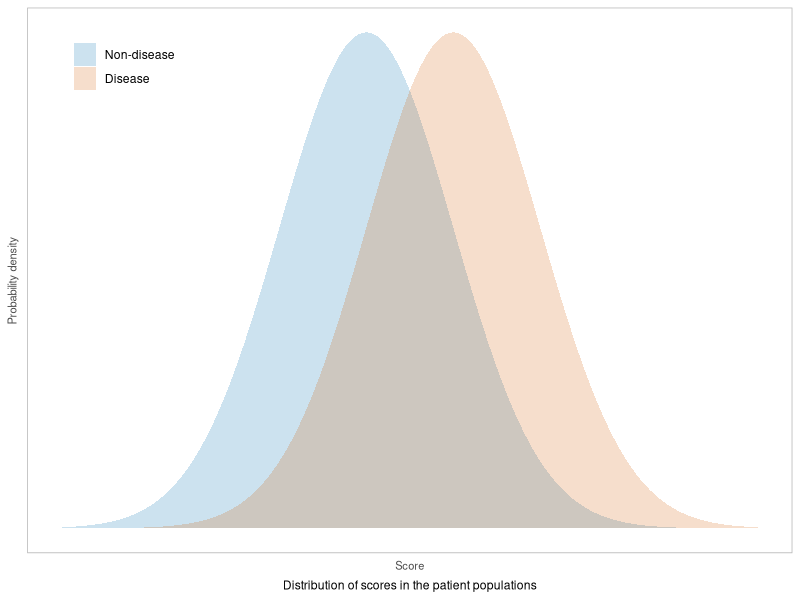
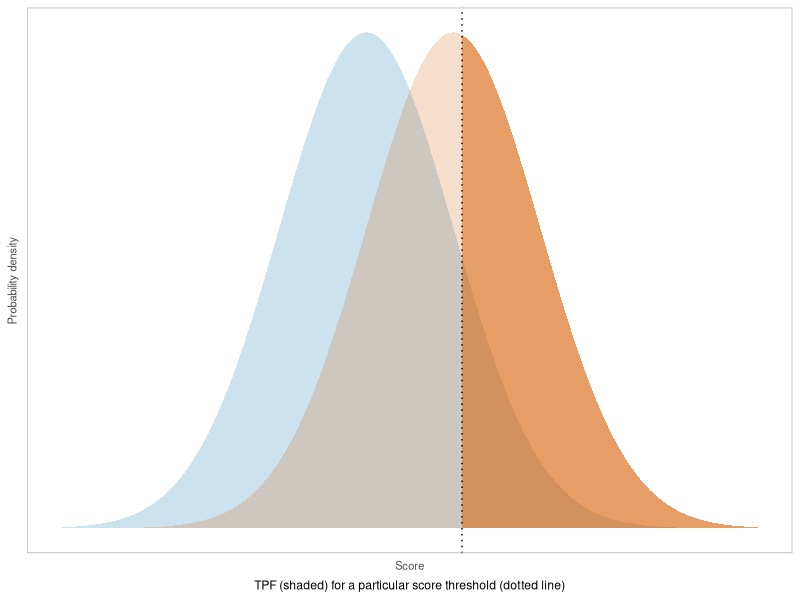
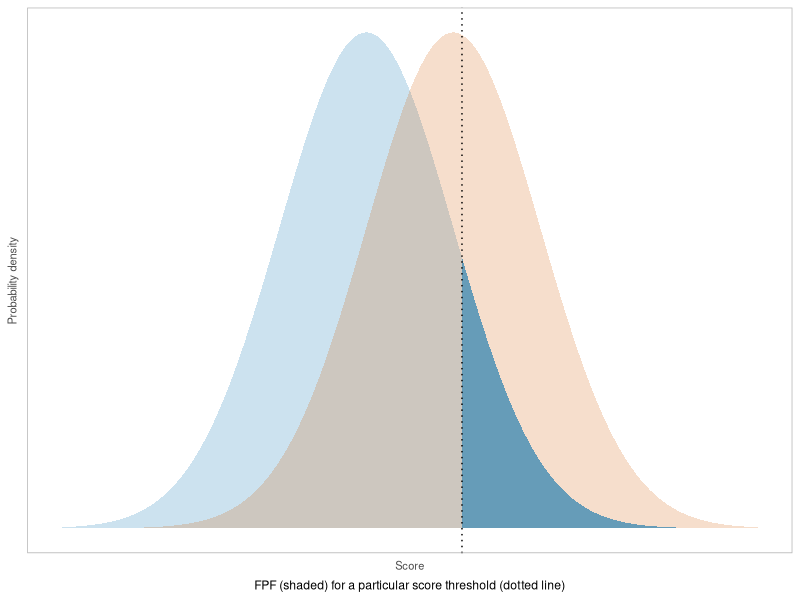
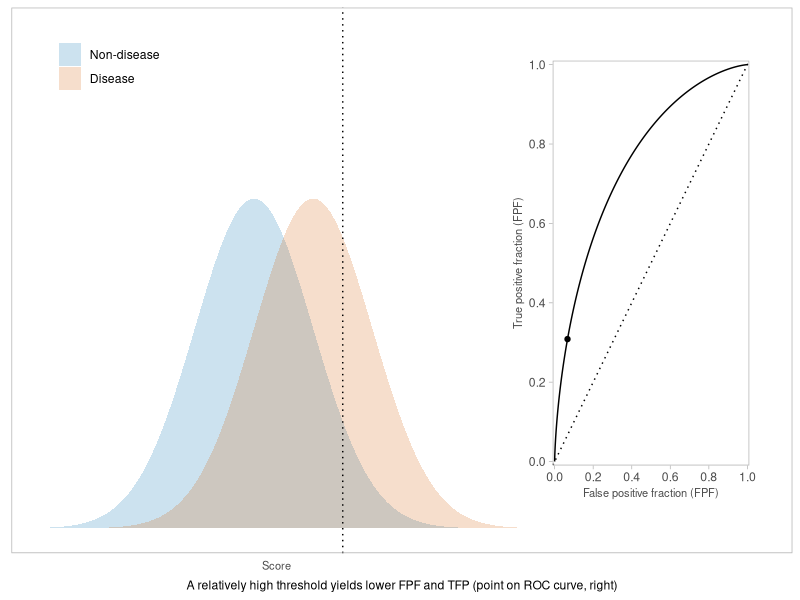
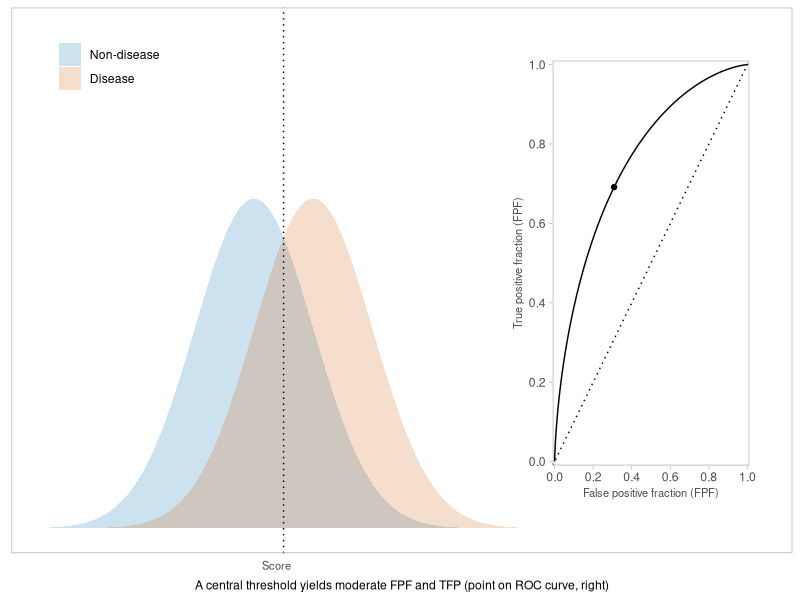
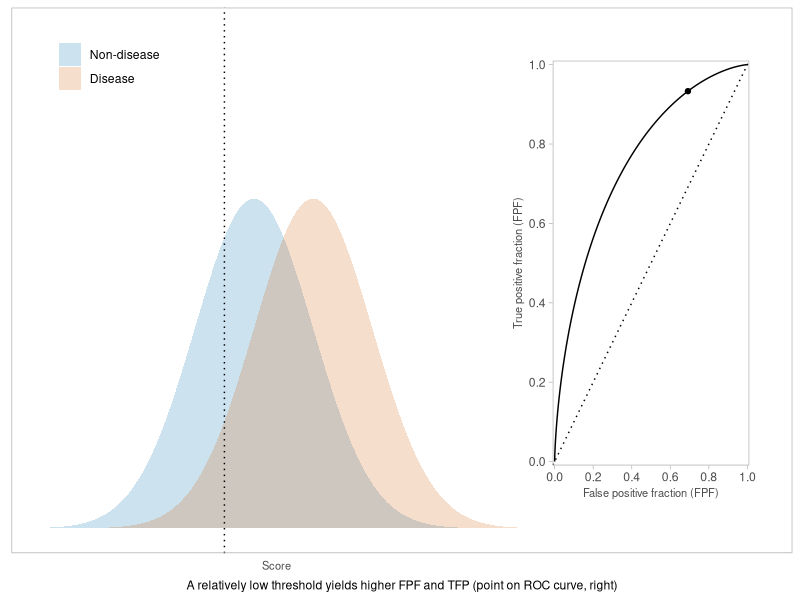
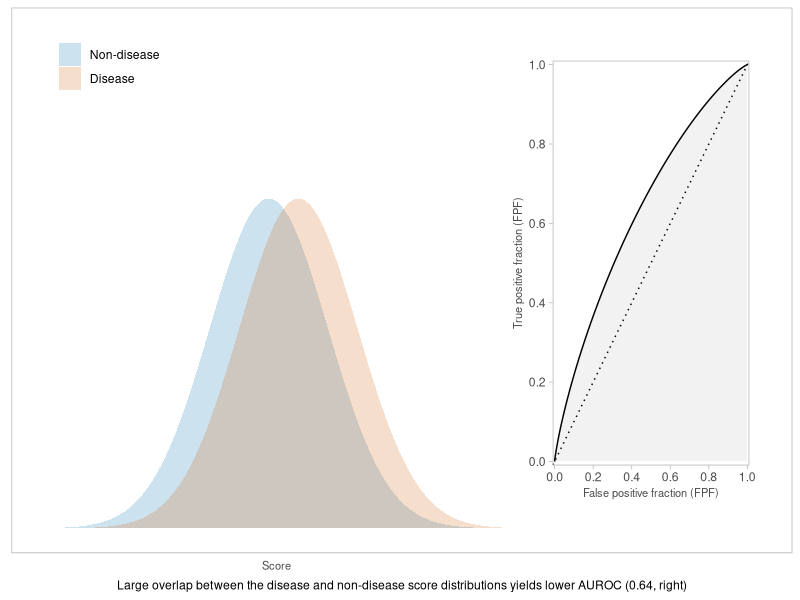
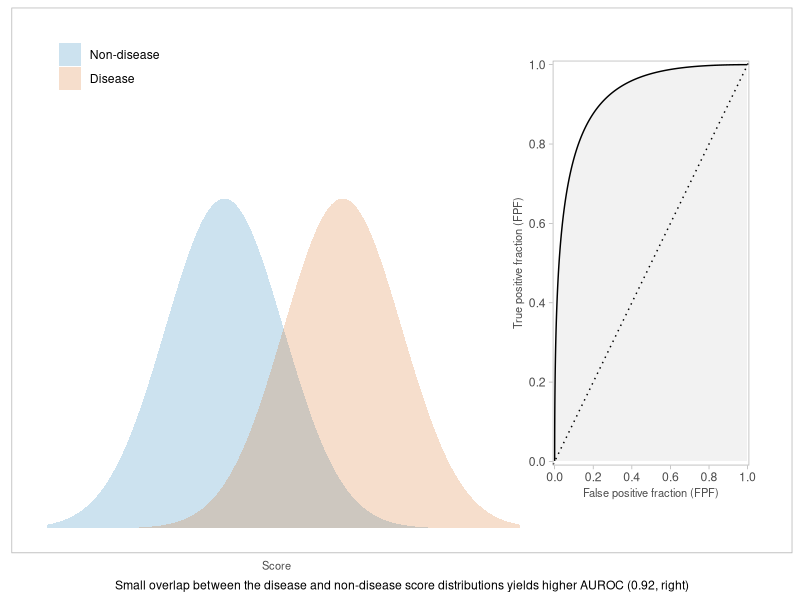

Here is the R script that generated these plots, in order:
## ---- chunk 1
knitr::opts_chunk$set(echo = FALSE,
                      message = FALSE,
                      fig.width = 7,
                      fig.height = 2.2,
                      fig.align = "center")

library(egg)
library(dplyr)
library(ggplot2)
library(tidyr)
theme_set(theme_light())
options(ggplot2.discrete.fill = c("#0072B2", "#D55E00"))
options(ggplot2.discrete.colour = c("#0072B2", "#D55E00"))
## ---- chunk 2
pdf.tbl <-
  expand_grid(Group =
                factor(c("Non-disease", "Disease")) %>%
                forcats::fct_rev(),
              Score = seq(from = -4, to = 4, by = 1e-2)) %>%
  mutate(pdf = dnorm(Score, mean = as.numeric(Group) - 1.5, sd = 1))

pdf.plt <-
  ggplot(pdf.tbl) +
  geom_ribbon(aes(x = Score,
                  ymin = 0,
                  ymax = pdf,
                  fill = Group),
              alpha = 0.2) +
  scale_y_continuous(name = "Probability density") +
  theme(panel.grid = element_blank(),
        axis.ticks = element_blank(),
        axis.text = element_blank(),
        axis.title = element_text(size = 8, color = "grey30"),
        legend.position = c(0.05, 0.95),
        legend.justification = c(0, 1),
        legend.title = element_blank(),
        plot.caption = element_text(hjust = 0.5))
## ---- chunk 3
threshold <- 0.6

pdf.plt +
  labs(caption = "Distribution of scores in the patient populations")

pdf.plt +
  geom_ribbon(data =
                pdf.tbl %>%
                filter(Group %in% "Disease" &
                         Score > threshold),
              mapping =
                aes(x = Score,
                    ymin = 0,
                    ymax = pdf,
                    fill = Group),
              alpha = 0.5) +
  geom_vline(xintercept = threshold,
             linetype = "dotted") +
  theme(legend.position = "none") +
  labs(caption =
         "TPF (shaded) for a particular" %>%
         paste("score threshold (dotted line)"))

pdf.plt +
  geom_ribbon(data =
                pdf.tbl %>%
                filter(Group %in% "Non-disease" &
                         Score > threshold),
              mapping =
                aes(x = Score,
                    ymin = 0,
                    ymax = pdf,
                    fill = Group),
              alpha = 0.5) +
  geom_vline(xintercept = threshold,
             linetype = "dotted") +
  theme(legend.position = "none") +
  labs(caption =
         "FPF (shaded) for a particular" %>%
         paste("score threshold (dotted line)"))
## ---- chunk 4
roc.tbl <-
  pdf.tbl %>%
  distinct(Score) %>%
  mutate(FPF = pnorm(Score, mean = -0.5, sd = 1, lower.tail = FALSE),
         TPF = pnorm(Score, mean = 0.5, sd = 1, lower.tail = FALSE))

roc.plt <-
  ggplot(roc.tbl) +
  geom_abline(intercept = 0,
              slope = 1,
              linetype = "dotted") +
  geom_line(aes(x = FPF, y = TPF)) +
  scale_x_continuous(name = "False positive fraction (FPF)",
                     breaks = seq(0, 1, 0.2),
                     expand = expansion(add = 0.01)) +
  scale_y_continuous(name = "True positive fraction (FPF)",
                     breaks = seq(0, 1, 0.2),
                     expand = expansion(add = 0.01)) +
  theme(panel.grid = element_blank(),
        axis.title = element_text(size = 8, color = "grey30"))
## ---- chunk 5
threshold <- 1
roc.insert <-
  roc.plt +
  geom_point(data =
               roc.tbl %>%
               filter(Score %in% threshold),
             mapping =
               aes(x = FPF,
                   y = TPF))
pdf.plt +
  geom_vline(xintercept = threshold,
             linetype = "dotted") +
  scale_x_continuous(name = "Score",
                     limits = c(-4, 8)) +
  scale_y_continuous(limits = c(0, 0.6)) +
  theme(axis.title.x = element_text(hjust = 1/3),
        plot.caption = element_text(hjust = 0.5)) +
  annotation_custom(ggplotGrob(roc.insert),
                    xmin = 3.75, xmax = 8,
                    ymin = 0.025, ymax = 0.575) +
  labs(caption =
         "A relatively high threshold yields lower FPF and TFP" %>%
         paste("(point on ROC curve, right)"))

threshold <- 0
roc.insert <-
  roc.plt +
  geom_point(data =
               roc.tbl %>%
               filter(Score %in% threshold),
             mapping =
               aes(x = FPF,
                   y = TPF))
pdf.plt +
  geom_vline(xintercept = threshold,
             linetype = "dotted") +
  scale_x_continuous(name = "Score",
                     limits = c(-4, 8)) +
  scale_y_continuous(limits = c(0, 0.6)) +
  theme(axis.title.x = element_text(hjust = 1/3),
        plot.caption = element_text(hjust = 0.5)) +
  annotation_custom(ggplotGrob(roc.insert),
                    xmin = 3.75, xmax = 8,
                    ymin = 0.025, ymax = 0.575) +
  labs(caption = "A central threshold yields moderate FPF and TFP" %>%
         paste("(point on ROC curve, right)"))

threshold <- -1
roc.insert <-
  roc.plt +
  geom_point(data =
               roc.tbl %>%
               filter(Score %in% threshold),
             mapping =
               aes(x = FPF,
                   y = TPF))
pdf.plt +
  geom_vline(xintercept = threshold,
             linetype = "dotted") +
  scale_x_continuous(name = "Score",
                     limits = c(-4, 8)) +
  scale_y_continuous(limits = c(0, 0.6)) +
  theme(axis.title.x = element_text(hjust = 1/3),
        plot.caption = element_text(hjust = 0.5)) +
  annotation_custom(ggplotGrob(roc.insert),
                    xmin = 3.75, xmax = 8,
                    ymin = 0.025, ymax = 0.575) +
  labs(caption =
         "A relatively low threshold yields higher FPF and TFP" %>%
         paste("(point on ROC curve, right)"))
## ---- chunk 6
pdf.tbl.1 <-
  expand_grid(Group =
                factor(c("Non-disease", "Disease")) %>%
                forcats::fct_rev(),
              Score = seq(from = -4, to = 4, by = 1e-2)) %>%
  mutate(pdf = dnorm(Score, mean = 0.5 * (as.numeric(Group) - 1.5), sd = 1))

roc.tbl.1 <-
  pdf.tbl.1 %>%
  distinct(Score) %>%
  mutate(FPF = pnorm(Score, mean = 0.5 * -0.5, sd = 1, lower.tail = FALSE),
         TPF = pnorm(Score, mean = 0.5 * 0.5, sd = 1, lower.tail = FALSE))

roc.plt.1 <-
  ggplot(roc.tbl.1) +
  geom_area(aes(x = FPF, y = TPF),
            fill = "grey95") +
  geom_abline(intercept = 0,
              slope = 1,
              linetype = "dotted") +
  geom_line(aes(x = FPF, y = TPF)) +
  scale_x_continuous(name = "False positive fraction (FPF)",
                     breaks = seq(0, 1, 0.2),
                     expand = expansion(add = 0.01)) +
  scale_y_continuous(name = "True positive fraction (FPF)",
                     breaks = seq(0, 1, 0.2),
                     expand = expansion(add = 0.01)) +
  theme(panel.grid = element_blank(),
        axis.title = element_text(size = 8, color = "grey30"))

pdf.plt.1 <-
  ggplot(pdf.tbl.1) +
  geom_ribbon(aes(x = Score,
                  ymin = 0,
                  ymax = pdf,
                  fill = Group),
              alpha = 0.2) +
  scale_y_continuous(name = "Probability density") +
  theme(panel.grid = element_blank(),
        axis.ticks = element_blank(),
        axis.text = element_blank(),
        axis.title = element_text(size = 8, color = "grey30"),
        legend.position = c(0.05, 0.95),
        legend.justification = c(0, 1),
        legend.title = element_blank(),
        plot.caption = element_text(hjust = 0.5))

pdf.plt.1 +
  scale_x_continuous(name = "Score",
                     limits = c(-4, 8)) +
  scale_y_continuous(limits = c(0, 0.6)) +
  theme(axis.title.x = element_text(hjust = 1/3),
        plot.caption = element_text(hjust = 0.5)) +
  annotation_custom(ggplotGrob(roc.plt.1),
                    xmin = 3.75, xmax = 8,
                    ymin = 0.025, ymax = 0.575) +
  labs(caption =
         "Large overlap between the disease and non-disease" %>%
         paste("score distributions yields lower AUROC") %>%
         paste(sprintf("(%0.2f, right)", pnorm(0.5/sqrt(2)))))
## ---- chunk 7
pdf.tbl.2 <-
  expand_grid(Group =
                factor(c("Non-disease", "Disease")) %>%
                forcats::fct_rev(),
              Score = seq(from = -4, to = 4, by = 1e-2)) %>%
  mutate(pdf = dnorm(Score, mean = 2 * (as.numeric(Group) - 1.5), sd = 1))

roc.tbl.2 <-
  pdf.tbl.2 %>%
  distinct(Score) %>%
  mutate(FPF = pnorm(Score, mean = 2 * -0.5, sd = 1, lower.tail = FALSE),
         TPF = pnorm(Score, mean = 2 * 0.5, sd = 1, lower.tail = FALSE))

roc.plt.2 <-
  ggplot(roc.tbl.2) +
  geom_area(aes(x = FPF, y = TPF),
            fill = "grey95") +
  geom_abline(intercept = 0,
              slope = 1,
              linetype = "dotted") +
  geom_line(aes(x = FPF, y = TPF)) +
  scale_x_continuous(name = "False positive fraction (FPF)",
                     breaks = seq(0, 1, 0.2),
                     expand = expansion(add = 0.01)) +
  scale_y_continuous(name = "True positive fraction (FPF)",
                     breaks = seq(0, 1, 0.2),
                     expand = expansion(add = 0.01)) +
  theme(panel.grid = element_blank(),
        axis.title = element_text(size = 8, color = "grey30"))

pdf.plt.2 <-
  ggplot(pdf.tbl.2) +
  geom_ribbon(aes(x = Score,
                  ymin = 0,
                  ymax = pdf,
                  fill = Group),
              alpha = 0.2) +
  scale_y_continuous(name = "Probability density") +
  theme(panel.grid = element_blank(),
        axis.ticks = element_blank(),
        axis.text = element_blank(),
        axis.title = element_text(size = 8, color = "grey30"),
        legend.position = c(0.05, 0.95),
        legend.justification = c(0, 1),
        legend.title = element_blank(),
        plot.caption = element_text(hjust = 0.5))

pdf.plt.2 +
  scale_x_continuous(name = "Score",
                     limits = c(-4, 8)) +
  scale_y_continuous(limits = c(0, 0.6)) +
  theme(axis.title.x = element_text(hjust = 1/3),
        plot.caption = element_text(hjust = 0.5)) +
  annotation_custom(ggplotGrob(roc.plt.2),
                    xmin = 3.75, xmax = 8,
                    ymin = 0.025, ymax = 0.575) +
  labs(caption =
         "Small overlap between the disease and non-disease" %>%
         paste("score distributions yields higher AUROC") %>%
         paste(sprintf("(%0.2f, right)", pnorm(2/sqrt(2)))))
